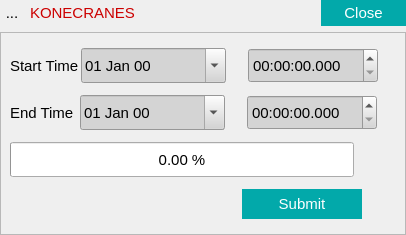
<?xml version="1.0" encoding="UTF-8"?>
<ui version="4.0">
 <class>exportcsv</class>
 <widget class="QWidget" name="exportcsv">
  <property name="geometry">
   <rect>
    <x>0</x>
    <y>0</y>
    <width>406</width>
    <height>235</height>
   </rect>
  </property>
  <property name="font">
   <font>
    <family>MS Shell Dlg 2</family>
    <pointsize>11</pointsize>
    <weight>50</weight>
    <italic>false</italic>
    <bold>false</bold>
   </font>
  </property>
  <property name="windowTitle">
   <string>Form</string>
  </property>
  <property name="styleSheet">
   <string notr="true">font: 11pt &quot;MS Shell Dlg 2&quot;;</string>
  </property>
  <layout class="QVBoxLayout" name="verticalLayout_3">
   <property name="leftMargin">
    <number>0</number>
   </property>
   <property name="topMargin">
    <number>0</number>
   </property>
   <property name="rightMargin">
    <number>0</number>
   </property>
   <property name="bottomMargin">
    <number>0</number>
   </property>
   <item>
    <layout class="QVBoxLayout" name="verticalLayout_2">
     <item>
      <layout class="QHBoxLayout" name="horizontalLayout_16">
       <item>
        <widget class="QToolButton" name="toolButton">
         <property name="styleSheet">
          <string notr="true">QToolButton{
border:none;
}</string>
         </property>
         <property name="text">
          <string>...</string>
         </property>
         <property name="icon">
          <iconset resource="img.qrc">
           <normaloff>:/images/C_logo.png</normaloff>:/images/C_logo.png</iconset>
         </property>
         <property name="iconSize">
          <size>
           <width>16</width>
           <height>16</height>
          </size>
         </property>
        </widget>
       </item>
       <item>
        <widget class="QLabel" name="label">
         <property name="sizePolicy">
          <sizepolicy hsizetype="Fixed" vsizetype="Fixed">
           <horstretch>0</horstretch>
           <verstretch>0</verstretch>
          </sizepolicy>
         </property>
         <property name="styleSheet">
          <string notr="true">color: rgb(204, 0, 0);</string>
         </property>
         <property name="text">
          <string>KONECRANES</string>
         </property>
        </widget>
       </item>
       <item>
        <spacer name="horizontalSpacer_5">
         <property name="orientation">
          <enum>Qt::Horizontal</enum>
         </property>
         <property name="sizeHint" stdset="0">
          <size>
           <width>40</width>
           <height>20</height>
          </size>
         </property>
        </spacer>
       </item>
       <item>
        <spacer name="horizontalSpacer">
         <property name="orientation">
          <enum>Qt::Horizontal</enum>
         </property>
         <property name="sizeHint" stdset="0">
          <size>
           <width>40</width>
           <height>20</height>
          </size>
         </property>
        </spacer>
       </item>
       <item>
        <widget class="QPushButton" name="pushButton">
         <property name="minimumSize">
          <size>
           <width>85</width>
           <height>26</height>
          </size>
         </property>
         <property name="maximumSize">
          <size>
           <width>85</width>
           <height>26</height>
          </size>
         </property>
         <property name="styleSheet">
          <string notr="true">QPushButton
{
border: 2px solid red;
border-width : 2px;
border-color: rgba(2,169,170,255);
	color: rgb(255, 255, 255);
background-color: rgba(2,169,170,255);
font: 10pt &quot;Open Sans&quot;;
}
QPushButton:pressed
{
	border:1px solid red;
}
 QPushButton:hover 
{
     background-color:rgb(255, 255, 255);
	color: rgb(0, 0, 0);
 }
QToolTip
{
	background-color: rgb(255, 255, 127);
	color:rgb(0,0,0);
}
</string>
         </property>
         <property name="text">
          <string>Close</string>
         </property>
        </widget>
       </item>
      </layout>
     </item>
     <item>
      <widget class="QFrame" name="frame">
       <property name="sizePolicy">
        <sizepolicy hsizetype="Expanding" vsizetype="Expanding">
         <horstretch>0</horstretch>
         <verstretch>0</verstretch>
        </sizepolicy>
       </property>
       <property name="styleSheet">
        <string notr="true"/>
       </property>
       <property name="frameShape">
        <enum>QFrame::StyledPanel</enum>
       </property>
       <property name="frameShadow">
        <enum>QFrame::Raised</enum>
       </property>
       <layout class="QVBoxLayout" name="verticalLayout">
        <item>
         <layout class="QHBoxLayout" name="horizontalLayout_3">
          <property name="spacing">
           <number>2</number>
          </property>
          <item>
           <widget class="QLabel" name="label_4">
            <property name="text">
             <string>Start Time</string>
            </property>
           </widget>
          </item>
          <item>
           <widget class="QDateTimeEdit" name="TimeStamp_StartTime">
            <property name="sizePolicy">
             <sizepolicy hsizetype="Preferred" vsizetype="Fixed">
              <horstretch>0</horstretch>
              <verstretch>0</verstretch>
             </sizepolicy>
            </property>
            <property name="minimumSize">
             <size>
              <width>145</width>
              <height>35</height>
             </size>
            </property>
            <property name="font">
             <font>
              <family>MS Shell Dlg 2</family>
              <pointsize>11</pointsize>
              <weight>50</weight>
              <italic>false</italic>
              <bold>false</bold>
             </font>
            </property>
            <property name="styleSheet">
             <string notr="true">background-color: rgb(212, 212, 212);

</string>
            </property>
            <property name="buttonSymbols">
             <enum>QAbstractSpinBox::UpDownArrows</enum>
            </property>
            <property name="currentSection">
             <enum>QDateTimeEdit::DaySection</enum>
            </property>
            <property name="displayFormat">
             <string>dd MMM yy</string>
            </property>
            <property name="calendarPopup">
             <bool>true</bool>
            </property>
           </widget>
          </item>
          <item>
           <spacer name="horizontalSpacer_2">
            <property name="orientation">
             <enum>Qt::Horizontal</enum>
            </property>
            <property name="sizeType">
             <enum>QSizePolicy::Fixed</enum>
            </property>
            <property name="sizeHint" stdset="0">
             <size>
              <width>20</width>
              <height>20</height>
             </size>
            </property>
           </spacer>
          </item>
          <item>
           <widget class="QTimeEdit" name="timeEdit_Start">
            <property name="sizePolicy">
             <sizepolicy hsizetype="Expanding" vsizetype="Fixed">
              <horstretch>0</horstretch>
              <verstretch>0</verstretch>
             </sizepolicy>
            </property>
            <property name="minimumSize">
             <size>
              <width>130</width>
              <height>35</height>
             </size>
            </property>
            <property name="maximumSize">
             <size>
              <width>130</width>
              <height>16777215</height>
             </size>
            </property>
            <property name="font">
             <font>
              <family>MS Shell Dlg 2</family>
              <pointsize>11</pointsize>
              <weight>50</weight>
              <italic>false</italic>
              <bold>false</bold>
             </font>
            </property>
            <property name="styleSheet">
             <string notr="true">background-color: rgb(212, 212, 212);
font: 11pt &quot;MS Shell Dlg 2&quot;;

</string>
            </property>
            <property name="displayFormat">
             <string>hh:mm:ss.zzz</string>
            </property>
            <property name="calendarPopup">
             <bool>true</bool>
            </property>
           </widget>
          </item>
          <item>
           <spacer name="horizontalSpacer_6">
            <property name="orientation">
             <enum>Qt::Horizontal</enum>
            </property>
            <property name="sizeHint" stdset="0">
             <size>
              <width>40</width>
              <height>20</height>
             </size>
            </property>
           </spacer>
          </item>
         </layout>
        </item>
        <item>
         <layout class="QHBoxLayout" name="horizontalLayout_7">
          <property name="spacing">
           <number>2</number>
          </property>
          <item>
           <widget class="QLabel" name="label_6">
            <property name="text">
             <string>End Time </string>
            </property>
           </widget>
          </item>
          <item>
           <widget class="QDateTimeEdit" name="TimeStamp_EndTime">
            <property name="sizePolicy">
             <sizepolicy hsizetype="Preferred" vsizetype="Fixed">
              <horstretch>0</horstretch>
              <verstretch>0</verstretch>
             </sizepolicy>
            </property>
            <property name="minimumSize">
             <size>
              <width>145</width>
              <height>35</height>
             </size>
            </property>
            <property name="font">
             <font>
              <family>MS Shell Dlg 2</family>
              <pointsize>11</pointsize>
              <weight>50</weight>
              <italic>false</italic>
              <bold>false</bold>
             </font>
            </property>
            <property name="styleSheet">
             <string notr="true">background-color: rgb(212, 212, 212);

</string>
            </property>
            <property name="buttonSymbols">
             <enum>QAbstractSpinBox::UpDownArrows</enum>
            </property>
            <property name="currentSection">
             <enum>QDateTimeEdit::DaySection</enum>
            </property>
            <property name="displayFormat">
             <string>dd MMM yy</string>
            </property>
            <property name="calendarPopup">
             <bool>true</bool>
            </property>
           </widget>
          </item>
          <item>
           <spacer name="horizontalSpacer_4">
            <property name="orientation">
             <enum>Qt::Horizontal</enum>
            </property>
            <property name="sizeType">
             <enum>QSizePolicy::Fixed</enum>
            </property>
            <property name="sizeHint" stdset="0">
             <size>
              <width>20</width>
              <height>20</height>
             </size>
            </property>
           </spacer>
          </item>
          <item>
           <widget class="QTimeEdit" name="timeEdit_End">
            <property name="sizePolicy">
             <sizepolicy hsizetype="Expanding" vsizetype="Fixed">
              <horstretch>0</horstretch>
              <verstretch>0</verstretch>
             </sizepolicy>
            </property>
            <property name="minimumSize">
             <size>
              <width>130</width>
              <height>35</height>
             </size>
            </property>
            <property name="maximumSize">
             <size>
              <width>130</width>
              <height>16777215</height>
             </size>
            </property>
            <property name="font">
             <font>
              <family>MS Shell Dlg 2</family>
              <pointsize>11</pointsize>
              <weight>50</weight>
              <italic>false</italic>
              <bold>false</bold>
             </font>
            </property>
            <property name="styleSheet">
             <string notr="true">background-color: rgb(212, 212, 212);
font: 11pt &quot;MS Shell Dlg 2&quot;;

</string>
            </property>
            <property name="displayFormat">
             <string>hh:mm:ss.zzz</string>
            </property>
            <property name="calendarPopup">
             <bool>true</bool>
            </property>
           </widget>
          </item>
          <item>
           <spacer name="horizontalSpacer_7">
            <property name="orientation">
             <enum>Qt::Horizontal</enum>
            </property>
            <property name="sizeHint" stdset="0">
             <size>
              <width>40</width>
              <height>20</height>
             </size>
            </property>
           </spacer>
          </item>
         </layout>
        </item>
        <item>
         <layout class="QHBoxLayout" name="horizontalLayout">
          <item>
           <widget class="QProgressBar" name="progressBar">
            <property name="minimumSize">
             <size>
              <width>344</width>
              <height>35</height>
             </size>
            </property>
            <property name="maximum">
             <number>100</number>
            </property>
            <property name="value">
             <number>0</number>
            </property>
            <property name="format">
             <string>%p.00 %</string>
            </property>
           </widget>
          </item>
          <item>
           <spacer name="horizontalSpacer_8">
            <property name="orientation">
             <enum>Qt::Horizontal</enum>
            </property>
            <property name="sizeHint" stdset="0">
             <size>
              <width>40</width>
              <height>20</height>
             </size>
            </property>
           </spacer>
          </item>
         </layout>
        </item>
        <item>
         <layout class="QHBoxLayout" name="horizontalLayout_4">
          <property name="spacing">
           <number>5</number>
          </property>
          <property name="leftMargin">
           <number>199</number>
          </property>
          <property name="rightMargin">
           <number>0</number>
          </property>
          <item>
           <spacer name="horizontalSpacer_3">
            <property name="orientation">
             <enum>Qt::Horizontal</enum>
            </property>
            <property name="sizeHint" stdset="0">
             <size>
              <width>40</width>
              <height>20</height>
             </size>
            </property>
           </spacer>
          </item>
          <item>
           <widget class="QPushButton" name="m_PshBtn_GetData">
            <property name="minimumSize">
             <size>
              <width>120</width>
              <height>30</height>
             </size>
            </property>
            <property name="maximumSize">
             <size>
              <width>100</width>
              <height>30</height>
             </size>
            </property>
            <property name="toolTip">
             <string>&lt;!DOCTYPE HTML PUBLIC &quot;-//W3C//DTD HTML 4.0//EN&quot; &quot;http://www.w3.org/TR/REC-html40/strict.dtd&quot;&gt;
&lt;html&gt;&lt;head&gt;&lt;meta name=&quot;qrichtext&quot; content=&quot;1&quot; /&gt;&lt;style type=&quot;text/css&quot;&gt;
p, li { white-space: pre-wrap; }
&lt;/style&gt;&lt;/head&gt;&lt;body style=&quot; font-family:'Open Sans'; font-size:10pt; font-weight:400; font-style:normal;&quot;&gt;
&lt;p style=&quot; margin-top:0px; margin-bottom:0px; margin-left:0px; margin-right:0px; -qt-block-indent:0; text-indent:0px;&quot;&gt;&lt;span style=&quot; font-family:'Sans Serif'; font-size:9pt; font-weight:600;&quot;&gt;Click to Go&lt;/span&gt;&lt;/p&gt;&lt;/body&gt;&lt;/html&gt;</string>
            </property>
            <property name="styleSheet">
             <string notr="true">QPushButton
{
border: 2px solid red;
border-width : 2px;
border-color: rgba(2,169,170,255);
	color: rgb(255, 255, 255);
background-color: rgba(2,169,170,255);
font: 10pt &quot;Open Sans&quot;;
}
QPushButton:pressed
{
	border:1px solid red;
}
 QPushButton:hover 
{
     background-color:rgb(255, 255, 255);
	color: rgb(0, 0, 0);
 }
QToolTip
{
	background-color: rgb(255, 255, 127);
	color:rgb(0,0,0);
}
</string>
            </property>
            <property name="text">
             <string>Submit</string>
            </property>
            <property name="icon">
             <iconset resource="img.qrc">
              <normaloff>:/images/save-local.png</normaloff>:/images/save-local.png</iconset>
            </property>
           </widget>
          </item>
          <item>
           <spacer name="horizontalSpacer_9">
            <property name="orientation">
             <enum>Qt::Horizontal</enum>
            </property>
            <property name="sizeHint" stdset="0">
             <size>
              <width>40</width>
              <height>20</height>
             </size>
            </property>
           </spacer>
          </item>
         </layout>
        </item>
       </layout>
      </widget>
     </item>
    </layout>
   </item>
  </layout>
 </widget>
 <resources>
  <include location="img.qrc"/>
 </resources>
 <connections/>
</ui>
